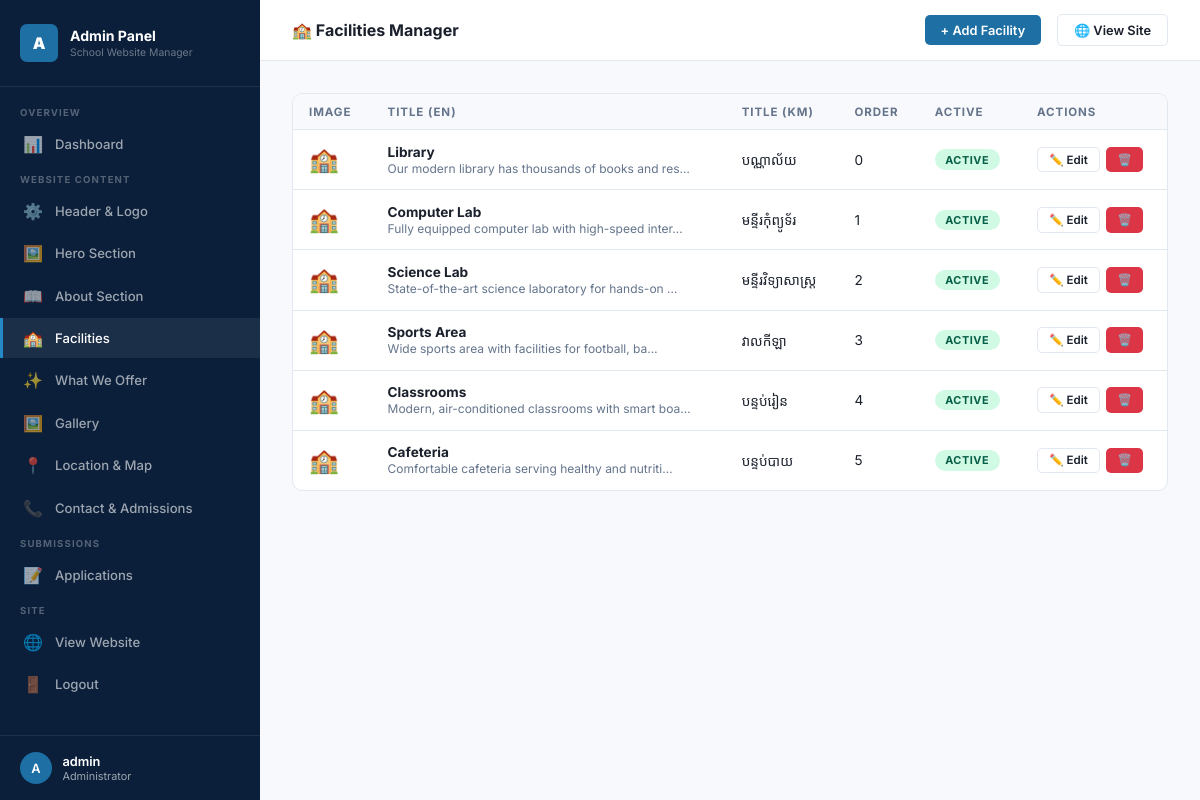
The page /admin-panel/facilities/ (signed in) on the database its author committed.
### core/models.py (models this page shows, shortened)
class Facility(models.Model):
    title_en = models.CharField(max_length=200)
    title_km = models.CharField(max_length=200)
    description_en = models.TextField()
    description_km = models.TextField()
    image = models.ImageField(upload_to='facilities/', blank=True, null=True)
    order = models.PositiveIntegerField(default=0)
    is_active = models.BooleanField(default=True)
    created_at = models.DateTimeField(auto_now_add=True)
    class Meta:
        ordering = ['order']

### core/views.py (the view)
# urls.py: path('admin-panel/facilities/', views.admin_facilities, name='admin_facilities'),
@login_required
def admin_facilities(request):
    items = Facility.objects.all()
    return render(request, 'admin_panel/facilities.html', {'items': items})

### core/templates/admin_panel/facilities.html (shortened to what this page needs)
{% extends 'admin_panel/base.html' %}
{% block page_title %}🏫 Facilities Manager{% endblock %}
{% block topbar_actions %}<button class="topbar-btn btn-blue" onclick="openModal('addModal')">+ Add Facility</button>{% endblock %}
{% block content %}
<div class="card">
  <div class="card-body" style="padding:0">
    <table class="data-table">
      <thead><tr><th>Image</th><th>Title (EN)</th><th>Title (KM)</th><th>Order</th><th>Active</th><th>Actions</th></tr></thead>
      <tbody>
        {% for item in items %}
        <tr>
          <td>{% if item.image %}<img src="{{ item.image.url }}" class="thumb" alt="">{% else %}<span style="font-size:1.5rem">🏫</span>{% endif %}</td>
          <td><strong>{{ item.title_en }}</strong><br><span style="font-size:.75rem;color:var(--muted)">{{ item.description_en|truncatechars:50 }}</span></td>
          <td>{{ item.title_km }}</td>
          <td>{{ item.order }}</td>
          <td>{% if item.is_active %}<span class="status-badge status-accepted">Active</span>{% else %}<span class="status-badge status-rejected">Hidden</span>{% endif %}</td>
          <td><div class="actions"><button class="topbar-btn btn-outline" style="font-size:.72rem;padding:.3rem .7rem" onclick="openEditModal({{ item.pk }}, '{{ item.title_en|escapejs }}','{{ item.title_km|escapejs }}','{{ item.description_en|escapejs }}','{{ item.description_km|escapejs }}',{{ item.order }},'{% if item.image %}{{ item.image.url }}{% endif %}')">✏️ Edit</button><a href="/admin-panel/facilities/delete/{{ item.pk }}/" class="topbar-btn btn-red" style="font-size:.72rem;padding:.3rem .7rem" onclick="return confirm('Delete this facility?')">🗑️</a></div></td>
        </tr>
        {% empty %}<tr><td colspan="6" style="text-align:center;padding:2rem;color:var(--muted)">No facilities yet. Click "+ Add Facility" to get started.</td></tr>{% endfor %}
      </tbody>
    </table>
  </div>
</div>
{% endblock %}

### core/templates/admin_panel/base.html (shortened to what this page needs)
<!DOCTYPE html>
<html lang="en">
<head>
</head>
<body>
<aside class="sidebar">
  <div class="sb-logo">
    <div class="sb-logo-inner">
      <div class="sb-logo-mark">A</div>
      <div>
        <div class="sb-logo-text">Admin Panel</div>
        <span class="sb-logo-sub">School Website Manager</span>
      </div>
    </div>
  </div>
  <nav class="sb-nav">
    <div class="sb-section">Overview</div>
    <a href="/admin-panel/" class="sb-link {% if request.resolver_match.url_name == 'admin_dashboard' %}active{% endif %}"><span class="icon">📊</span>Dashboard</a>
    <div class="sb-section">Website Content</div>
    <a href="/admin-panel/site-settings/" class="sb-link {% if request.resolver_match.url_name == 'admin_site_settings' %}active{% endif %}"><span class="icon">⚙️</span>Header & Logo</a>
    <a href="/admin-panel/hero/" class="sb-link {% if request.resolver_match.url_name == 'admin_hero' %}active{% endif %}"><span class="icon">🖼️</span>Hero Section</a>
    <a href="/admin-panel/about/" class="sb-link {% if request.resolver_match.url_name == 'admin_about' %}active{% endif %}"><span class="icon">📖</span>About Section</a>
    <a href="/admin-panel/facilities/" class="sb-link {% if request.resolver_match.url_name == 'admin_facilities' %}active{% endif %}"><span class="icon">🏫</span>Facilities</a>
    <a href="/admin-panel/offers/" class="sb-link {% if request.resolver_match.url_name == 'admin_offers' %}active{% endif %}"><span class="icon">✨</span>What We Offer</a>
    <a href="/admin-panel/gallery/" class="sb-link {% if request.resolver_match.url_name == 'admin_gallery' %}active{% endif %}"><span class="icon">🖼️</span>Gallery</a>
    <a href="/admin-panel/location/" class="sb-link {% if request.resolver_match.url_name == 'admin_location' %}active{% endif %}"><span class="icon">📍</span>Location & Map</a>
    <a href="/admin-panel/contact/" class="sb-link {% if request.resolver_match.url_name == 'admin_contact' %}active{% endif %}"><span class="icon">📞</span>Contact & Admissions</a>
    <div class="sb-section">Submissions</div>
    <a href="/admin-panel/applications/" class="sb-link {% if 'application' in request.resolver_match.url_name %}active{% endif %}"><span class="icon">📝</span>Applications</a>
    <div class="sb-section">Site</div>
    <a href="/" target="_blank" class="sb-link"><span class="icon">🌐</span>View Website</a>
    <a href="/admin-panel/logout/" class="sb-link"><span class="icon">🚪</span>Logout</a>
  </nav>
  <div class="sb-footer">
    <div class="sb-user">
      <div class="sb-avatar">{{ request.user.username|first|upper }}</div>
      <div><div style="color:#fff;font-size:.8rem;font-weight:600">{{ request.user.username }}</div><div style="font-size:.68rem">Administrator</div></div>
    </div>
  </div>
</aside>
<main class="main">
  <div class="topbar">
    <div class="topbar-title">{% block page_title %}Dashboard{% endblock %}</div>
    <div class="topbar-right">
      {% block topbar_actions %}{% endblock %}
      <a href="/" target="_blank" class="topbar-btn btn-outline">🌐 View Site</a>
    </div>
  </div>
  <div class="content">
    {% block content %}{% endblock %}
  </div>
</main>
</body>
</html>

### core/templates/admin_panel/base.html (style rules this page uses)
* { margin:0;padding:0;box-sizing:border-box }
:root { --navy:#0b1f3a;--blue:#1d6fa4;--blue2:#2589c7;--bluepale:#e8f4fb;--green:#198754;--red:#dc3545;--orange:#fd7e14;--off:#f8f9fc;--border:#e2e8f0;--text:#1a202c;--muted:#64748b;--sidebar:260px }
body { font-family:'Inter',sans-serif;background:var(--off);color:var(--text);display:flex;min-height:100vh }
.sidebar { width:var(--sidebar);background:var(--navy);position:fixed;top:0;left:0;bottom:0;display:flex;flex-direction:column;z-index:100;overflow-y:auto }
.sb-logo { padding:1.5rem 1.25rem;border-bottom:1px solid rgba(255,255,255,.08) }
.sb-logo-inner { display:flex;align-items:center;gap:.75rem }
.sb-logo-mark { width:38px;height:38px;background:var(--blue);border-radius:7px;display:flex;align-items:center;justify-content:center;color:#fff;font-weight:900;font-size:1rem;flex-shrink:0 }
.sb-logo-text { font-size:.88rem;font-weight:700;color:#fff;line-height:1.3 }
.sb-logo-sub { font-size:.65rem;color:rgba(255,255,255,.4);margin-top:.1rem;display:block }
.sb-nav { padding:.75rem 0;flex:1 }
.sb-section { padding:.5rem 1.25rem .25rem;font-size:.6rem;font-weight:700;text-transform:uppercase;letter-spacing:.12em;color:rgba(255,255,255,.3) }
.sb-link { display:flex;align-items:center;gap:.75rem;padding:.65rem 1.25rem;color:rgba(255,255,255,.6);text-decoration:none;font-size:.82rem;font-weight:500;transition:all .2s;border-left:3px solid transparent;margin:.1rem 0 }
.sb-link:hover,.sb-link.active { color:#fff;background:rgba(255,255,255,.07);border-left-color:var(--blue2) }
.sb-link .icon { font-size:1rem;flex-shrink:0;width:20px;text-align:center }
.sb-footer { padding:1rem 1.25rem;border-top:1px solid rgba(255,255,255,.08) }
.sb-user { display:flex;align-items:center;gap:.65rem;color:rgba(255,255,255,.6);font-size:.8rem }
.sb-avatar { width:32px;height:32px;background:var(--blue);border-radius:50%;display:flex;align-items:center;justify-content:center;color:#fff;font-size:.8rem;font-weight:600;flex-shrink:0 }
.main { margin-left:var(--sidebar);flex:1;display:flex;flex-direction:column;min-height:100vh }
.topbar { background:#fff;border-bottom:1px solid var(--border);padding:.9rem 2rem;display:flex;justify-content:space-between;align-items:center;position:sticky;top:0;z-index:50 }
.topbar-title { font-size:1rem;font-weight:700;color:var(--text) }
.topbar-right { display:flex;align-items:center;gap:1rem }
.topbar-btn { display:inline-flex;align-items:center;gap:.4rem;padding:.45rem 1rem;border-radius:5px;font-size:.8rem;font-weight:600;text-decoration:none;transition:all .2s;border:none;cursor:pointer;font-family:'Inter',sans-serif }
.btn-blue { background:var(--blue);color:#fff }
.btn-red { background:var(--red);color:#fff }
.btn-outline { background:#fff;color:var(--text);border:1.5px solid var(--border) }
.content { padding:2rem;flex:1 }
.card { background:#fff;border:1px solid var(--border);border-radius:10px;overflow:hidden;margin-bottom:1.5rem }
.card-body { padding:1.5rem }
.data-table { width:100%;border-collapse:collapse }
.data-table th { padding:.65rem 1rem;text-align:left;font-size:.72rem;font-weight:700;text-transform:uppercase;letter-spacing:.08em;color:var(--muted);background:var(--off);border-bottom:1px solid var(--border) }
.data-table td { padding:.85rem 1rem;font-size:.85rem;border-bottom:1px solid var(--border);vertical-align:middle }
.data-table tr:last-child td { border-bottom:none }
.status-badge { display:inline-block;padding:.2rem .65rem;border-radius:2rem;font-size:.68rem;font-weight:700;text-transform:uppercase;letter-spacing:.05em }
.status-accepted { background:#d1fae5;color:#065f46 }
.actions { display:flex;gap:.4rem }

### rows shown on the page
Facility: title_en "Library", description_en "Our modern library has thousands of books and res…", title_km "បណ្ណាល័យ", order "0", is_active "ACTIVE"
Facility: title_en "Computer Lab", description_en "Fully equipped computer lab with high-speed inter…", title_km "មន្ទីរកុំព្យូទ័រ", order "1", is_active "ACTIVE"
Facility: title_en "Science Lab", description_en "State-of-the-art science laboratory for hands-on …", title_km "មន្ទីរវិទ្យាសាស្ត្រ", order "2", is_active "ACTIVE"
Facility: title_en "Sports Area", description_en "Wide sports area with facilities for football, ba…", title_km "វាលកីឡា", order "3", is_active "ACTIVE"
Facility: title_en "Classrooms", description_en "Modern, air-conditioned classrooms with smart boa…", title_km "បន្ទប់រៀន", order "4", is_active "ACTIVE"
Facility: title_en "Cafeteria", description_en "Comfortable cafeteria serving healthy and nutriti…", title_km "បន្ទប់បាយ", order "5", is_active "ACTIVE"

### other values the page prints
{{ request.user.username|first|upper }} "A"
{{ request.user.username }} "admin"
